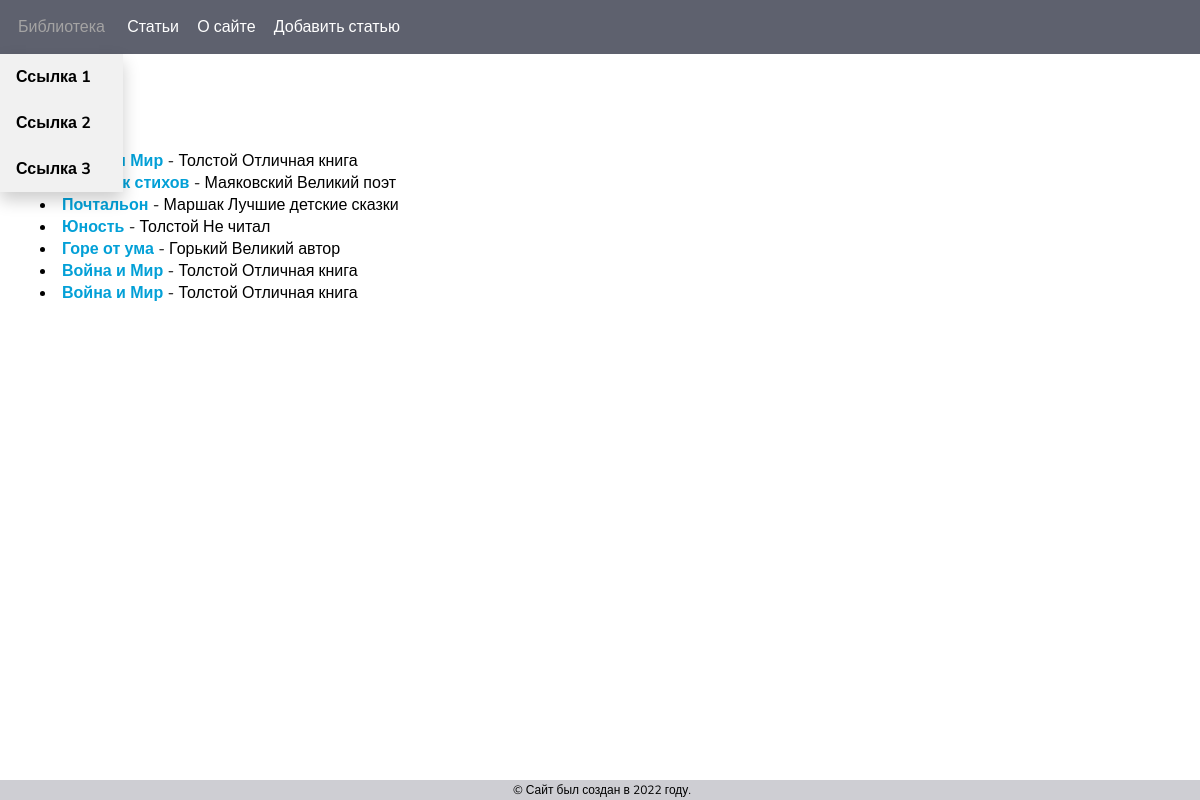
The page / on the database its author committed.
### Library/models.py (models this page shows, shortened)
class Books(models.Model):
    Create = models.ForeignKey(User,on_delete=models.CASCADE,null=True)
    Author = models.CharField(max_length=255)
    Title = models.CharField(max_length=255, null=True)
    Content = models.TextField(blank=True, null=True)
    Shop = models.CharField(max_length=255, null=True)
    Order = models.CharField(max_length=255, null=True)
    Price = models.DecimalField(decimal_places=2, max_digits=8, null=True)
    Discount = models.CharField(max_length=255, null=True)
    Final_Price = models.DecimalField(decimal_places=2, max_digits=8, null=True)
    Status = models.CharField(max_length=255, null=True)
    time_create = models.DateTimeField(auto_now_add=True, null=True)
    time_update = models.DateTimeField(auto_now=True, null=True)
    is_published = models.BooleanField(default=True)

### Library/views.py (the view)
# urls.py: path('', base, name='base'),
def base(HttpRequest):
    data = Books.objects.all()
    return render(HttpRequest, 'home.html', context={'data': data})

### Library/templates/home.html (shortened to what this page needs)
{% extends 'base.html' %}
{%block content%}
    <main>
    <h1>Post</h1>
        {% for book in data%}
        <li><a href="{% url 'article-detail' book.pk %}"> {{ book.Title }} </a>  - {{ book.Author }}  {{book.Content}}<br>
        </li>
        {%endfor%}
   </main>
{% endblock %}

### Library/templates/base.html (shortened to what this page needs)
<!DOCTYPE html>
{% load static %}
<html lang="en">
<head>
    <link type="text/css" href="{% static 'base.css' %}" rel="stylesheet">
</head>
<body>
<header>
    <nav>
        <div class="nav_bg_color">
            <span class="dropdown">
            <button class="dropbtn">Библиотека</button>
                </span>
                <span><a href="#" class="nav">Статьи</a></span>
                <span><a href="#" class="nav">О сайте</a></span>
                <span><a href="{% url 'add_post' %}" class="nav">Добавить статью</a></span>
        </div>
    </nav>
</header>
<footer>
    <div class="footer">
            &copy; Сайт был создан в 2022 году.
    </div>
</footer>
{%block content%}
{%endblock%}
</body>
</html>

### Library/static/base.css (style rules this page uses)
body { margin: 0; font-family: 'Nunito', sans-serif; }
a { color: #03a0d7; font-weight: bold; text-decoration: none; }
main { padding-top: 10px; padding-left: 40px; padding-right: 40px; }

### Library/static/nav.css (style rules this page uses)
.nav_bg_color { background-color: #5e616e; }
.dropbtn { background-color: #5e616e; color: white; padding: 18px; font-size: 16px; border: none; }
.dropdown { position: relative; display: inline-block; }
a.nav { color: white; font-weight: normal; margin-right: 14px; }
div.footer { background-color: #ceced3; text-align: center; width: 100%; position: fixed; bottom: 0; font-size: 12px; padding: 2px; }

### rows shown on the page
Books: Title "Война и Мир", Author "Толстой", Content "Отличная книга"
Books: Title "Сборник стихов", Author "Маяковский", Content "Великий поэт"
Books: Title "Почтальон", Author "Маршак", Content "Лучшие детские сказки"
Books: Title "Юность", Author "Толстой", Content "Не читал"
Books: Title "Горе от ума", Author "Горький", Content "Великий автор"
Books: Title "Война и Мир", Author "Толстой", Content "Отличная книга"
Books: Title "Война и Мир", Author "Толстой", Content "Отличная книга"
